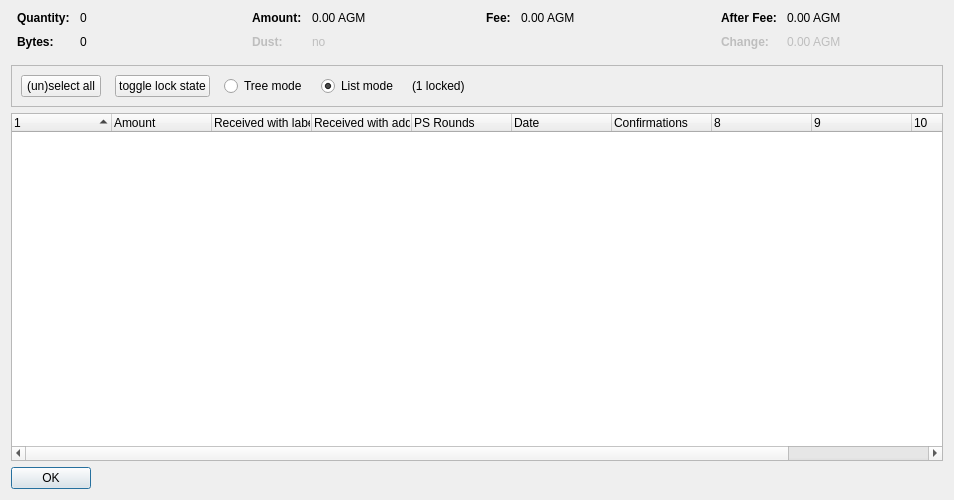
<?xml version="1.0" encoding="UTF-8"?>
<ui version="4.0">
 <class>CoinControlDialog</class>
 <widget class="QDialog" name="CoinControlDialog">
  <property name="geometry">
   <rect>
    <x>0</x>
    <y>0</y>
    <width>954</width>
    <height>500</height>
   </rect>
  </property>
  <property name="windowTitle">
   <string>Coin Selection</string>
  </property>
  <layout class="QVBoxLayout" name="verticalLayout">
   <item>
    <layout class="QHBoxLayout" name="horizontalLayoutTop" stretch="0,0,0,0">
     <property name="topMargin">
      <number>0</number>
     </property>
     <property name="bottomMargin">
      <number>10</number>
     </property>
     <item>
      <layout class="QFormLayout" name="formLayoutCoinControl1">
       <property name="horizontalSpacing">
        <number>10</number>
       </property>
       <property name="verticalSpacing">
        <number>10</number>
       </property>
       <property name="leftMargin">
        <number>6</number>
       </property>
       <property name="rightMargin">
        <number>6</number>
       </property>
       <item row="0" column="0">
        <widget class="QLabel" name="labelCoinControlQuantityText">
         <property name="font">
          <font>
           <weight>75</weight>
           <bold>true</bold>
          </font>
         </property>
         <property name="text">
          <string>Quantity:</string>
         </property>
        </widget>
       </item>
       <item row="0" column="1">
        <widget class="QLabel" name="labelCoinControlQuantity">
         <property name="cursor">
          <cursorShape>IBeamCursor</cursorShape>
         </property>
         <property name="contextMenuPolicy">
          <enum>Qt::ActionsContextMenu</enum>
         </property>
         <property name="text">
          <string notr="true">0</string>
         </property>
         <property name="textInteractionFlags">
          <set>Qt::LinksAccessibleByMouse|Qt::TextSelectableByKeyboard|Qt::TextSelectableByMouse</set>
         </property>
        </widget>
       </item>
       <item row="1" column="0">
        <widget class="QLabel" name="labelCoinControlBytesText">
         <property name="font">
          <font>
           <weight>75</weight>
           <bold>true</bold>
          </font>
         </property>
         <property name="text">
          <string>Bytes:</string>
         </property>
        </widget>
       </item>
       <item row="1" column="1">
        <widget class="QLabel" name="labelCoinControlBytes">
         <property name="cursor">
          <cursorShape>IBeamCursor</cursorShape>
         </property>
         <property name="contextMenuPolicy">
          <enum>Qt::ActionsContextMenu</enum>
         </property>
         <property name="text">
          <string notr="true">0</string>
         </property>
         <property name="textInteractionFlags">
          <set>Qt::LinksAccessibleByMouse|Qt::TextSelectableByKeyboard|Qt::TextSelectableByMouse</set>
         </property>
        </widget>
       </item>
      </layout>
     </item>
     <item>
      <layout class="QFormLayout" name="formLayoutCoinControl2">
       <property name="horizontalSpacing">
        <number>10</number>
       </property>
       <property name="verticalSpacing">
        <number>10</number>
       </property>
       <property name="leftMargin">
        <number>6</number>
       </property>
       <property name="rightMargin">
        <number>6</number>
       </property>
       <item row="0" column="0">
        <widget class="QLabel" name="labelCoinControlAmountText">
         <property name="font">
          <font>
           <weight>75</weight>
           <bold>true</bold>
          </font>
         </property>
         <property name="text">
          <string>Amount:</string>
         </property>
        </widget>
       </item>
       <item row="0" column="1">
        <widget class="QLabel" name="labelCoinControlAmount">
         <property name="cursor">
          <cursorShape>IBeamCursor</cursorShape>
         </property>
         <property name="contextMenuPolicy">
          <enum>Qt::ActionsContextMenu</enum>
         </property>
         <property name="text">
          <string notr="true">0.00 AGM</string>
         </property>
         <property name="textInteractionFlags">
          <set>Qt::LinksAccessibleByMouse|Qt::TextSelectableByKeyboard|Qt::TextSelectableByMouse</set>
         </property>
        </widget>
       </item>
       <item row="1" column="0">
        <widget class="QLabel" name="labelCoinControlLowOutputText">
         <property name="enabled">
          <bool>false</bool>
         </property>
         <property name="font">
          <font>
           <weight>75</weight>
           <bold>true</bold>
          </font>
         </property>
         <property name="text">
          <string>Dust:</string>
         </property>
        </widget>
       </item>
       <item row="1" column="1">
        <widget class="QLabel" name="labelCoinControlLowOutput">
         <property name="enabled">
          <bool>false</bool>
         </property>
         <property name="cursor">
          <cursorShape>IBeamCursor</cursorShape>
         </property>
         <property name="contextMenuPolicy">
          <enum>Qt::ActionsContextMenu</enum>
         </property>
         <property name="text">
          <string notr="true">no</string>
         </property>
         <property name="textInteractionFlags">
          <set>Qt::LinksAccessibleByMouse|Qt::TextSelectableByKeyboard|Qt::TextSelectableByMouse</set>
         </property>
        </widget>
       </item>
      </layout>
     </item>
     <item>
      <layout class="QFormLayout" name="formLayoutCoinControl3">
       <property name="horizontalSpacing">
        <number>10</number>
       </property>
       <property name="verticalSpacing">
        <number>10</number>
       </property>
       <property name="leftMargin">
        <number>6</number>
       </property>
       <property name="rightMargin">
        <number>6</number>
       </property>
       <item row="0" column="0">
        <widget class="QLabel" name="labelCoinControlFeeText">
         <property name="font">
          <font>
           <weight>75</weight>
           <bold>true</bold>
          </font>
         </property>
         <property name="text">
          <string>Fee:</string>
         </property>
        </widget>
       </item>
       <item row="0" column="1">
        <widget class="QLabel" name="labelCoinControlFee">
         <property name="cursor">
          <cursorShape>IBeamCursor</cursorShape>
         </property>
         <property name="contextMenuPolicy">
          <enum>Qt::ActionsContextMenu</enum>
         </property>
         <property name="text">
          <string notr="true">0.00 AGM</string>
         </property>
         <property name="textInteractionFlags">
          <set>Qt::LinksAccessibleByMouse|Qt::TextSelectableByKeyboard|Qt::TextSelectableByMouse</set>
         </property>
        </widget>
       </item>
      </layout>
     </item>
     <item>
      <layout class="QFormLayout" name="formLayoutCoinControl4">
       <property name="horizontalSpacing">
        <number>10</number>
       </property>
       <property name="verticalSpacing">
        <number>10</number>
       </property>
       <property name="leftMargin">
        <number>6</number>
       </property>
       <property name="rightMargin">
        <number>6</number>
       </property>
       <item row="0" column="0">
        <widget class="QLabel" name="labelCoinControlAfterFeeText">
         <property name="font">
          <font>
           <weight>75</weight>
           <bold>true</bold>
          </font>
         </property>
         <property name="text">
          <string>After Fee:</string>
         </property>
        </widget>
       </item>
       <item row="0" column="1">
        <widget class="QLabel" name="labelCoinControlAfterFee">
         <property name="cursor">
          <cursorShape>IBeamCursor</cursorShape>
         </property>
         <property name="contextMenuPolicy">
          <enum>Qt::ActionsContextMenu</enum>
         </property>
         <property name="text">
          <string notr="true">0.00 AGM</string>
         </property>
         <property name="textInteractionFlags">
          <set>Qt::LinksAccessibleByMouse|Qt::TextSelectableByKeyboard|Qt::TextSelectableByMouse</set>
         </property>
        </widget>
       </item>
       <item row="1" column="0">
        <widget class="QLabel" name="labelCoinControlChangeText">
         <property name="enabled">
          <bool>false</bool>
         </property>
         <property name="font">
          <font>
           <weight>75</weight>
           <bold>true</bold>
          </font>
         </property>
         <property name="text">
          <string>Change:</string>
         </property>
        </widget>
       </item>
       <item row="1" column="1">
        <widget class="QLabel" name="labelCoinControlChange">
         <property name="enabled">
          <bool>false</bool>
         </property>
         <property name="cursor">
          <cursorShape>IBeamCursor</cursorShape>
         </property>
         <property name="contextMenuPolicy">
          <enum>Qt::ActionsContextMenu</enum>
         </property>
         <property name="text">
          <string notr="true">0.00 AGM</string>
         </property>
         <property name="textInteractionFlags">
          <set>Qt::LinksAccessibleByMouse|Qt::TextSelectableByKeyboard|Qt::TextSelectableByMouse</set>
         </property>
        </widget>
       </item>
      </layout>
     </item>
    </layout>
   </item>
   <item>
    <widget class="QFrame" name="frame">
     <property name="minimumSize">
      <size>
       <width>0</width>
       <height>40</height>
      </size>
     </property>
     <property name="frameShape">
      <enum>QFrame::StyledPanel</enum>
     </property>
     <property name="frameShadow">
      <enum>QFrame::Sunken</enum>
     </property>
     <layout class="QHBoxLayout" name="horizontalLayout">
      <item>
       <layout class="QHBoxLayout" name="horizontalLayoutPanel" stretch="0,0,0,0,0,0">
        <property name="spacing">
         <number>14</number>
        </property>
        <item>
         <widget class="QPushButton" name="pushButtonSelectAll">
          <property name="sizePolicy">
           <sizepolicy hsizetype="Maximum" vsizetype="Fixed">
            <horstretch>0</horstretch>
            <verstretch>0</verstretch>
           </sizepolicy>
          </property>
          <property name="text">
           <string>(un)select all</string>
          </property>
          <property name="autoDefault">
           <bool>false</bool>
          </property>
         </widget>
        </item>
        <item>
         <widget class="QPushButton" name="pushButtonToggleLock">
          <property name="sizePolicy">
           <sizepolicy hsizetype="Maximum" vsizetype="Fixed">
            <horstretch>0</horstretch>
            <verstretch>0</verstretch>
           </sizepolicy>
          </property>
          <property name="text">
           <string>toggle lock state</string>
          </property>
          <property name="autoDefault">
           <bool>false</bool>
          </property>
         </widget>
        </item>
        <item>
         <widget class="QRadioButton" name="radioTreeMode">
          <property name="sizePolicy">
           <sizepolicy hsizetype="Maximum" vsizetype="Fixed">
            <horstretch>0</horstretch>
            <verstretch>0</verstretch>
           </sizepolicy>
          </property>
          <property name="text">
           <string>Tree mode</string>
          </property>
         </widget>
        </item>
        <item>
         <widget class="QRadioButton" name="radioListMode">
          <property name="sizePolicy">
           <sizepolicy hsizetype="Maximum" vsizetype="Fixed">
            <horstretch>0</horstretch>
            <verstretch>0</verstretch>
           </sizepolicy>
          </property>
          <property name="text">
           <string>List mode</string>
          </property>
          <property name="checked">
           <bool>true</bool>
          </property>
         </widget>
        </item>
        <item>
         <widget class="QLabel" name="labelLocked">
          <property name="text">
           <string>(1 locked)</string>
          </property>
         </widget>
        </item>
        <item>
         <spacer name="horizontalSpacer">
          <property name="orientation">
           <enum>Qt::Horizontal</enum>
          </property>
          <property name="sizeHint" stdset="0">
           <size>
            <width>40</width>
            <height>20</height>
           </size>
          </property>
         </spacer>
        </item>
       </layout>
      </item>
     </layout>
    </widget>
   </item>
   <item>
    <widget class="CoinControlTreeWidget" name="treeWidget">
     <property name="contextMenuPolicy">
      <enum>Qt::CustomContextMenu</enum>
     </property>
     <property name="sortingEnabled">
      <bool>false</bool>
     </property>
     <property name="columnCount">
      <number>11</number>
     </property>
     <attribute name="headerShowSortIndicator" stdset="0">
      <bool>true</bool>
     </attribute>
     <attribute name="headerStretchLastSection">
      <bool>false</bool>
     </attribute>
     <column>
      <property name="text">
       <string/>
      </property>
     </column>
     <column>
      <property name="text">
       <string>Amount</string>
      </property>
     </column>
     <column>
      <property name="text">
       <string>Received with label</string>
      </property>
     </column>
     <column>
      <property name="text">
       <string>Received with address</string>
      </property>
     </column>
     <column>
      <property name="text">
       <string>PS Rounds</string>
      </property>
     </column>
     <column>
      <property name="text">
       <string>Date</string>
      </property>
     </column>
     <column>
      <property name="text">
       <string>Confirmations</string>
      </property>
      <property name="toolTip">
       <string>Confirmed</string>
      </property>
     </column>
     <column>
      <property name="text">
       <string/>
      </property>
     </column>
     <column>
      <property name="text">
       <string/>
      </property>
     </column>
     <column>
      <property name="text">
       <string/>
      </property>
     </column>
     <column>
      <property name="text">
       <string/>
      </property>
     </column>
    </widget>
   </item>
   <item>
    <widget class="QDialogButtonBox" name="buttonBox">
     <property name="sizePolicy">
      <sizepolicy hsizetype="Maximum" vsizetype="Fixed">
       <horstretch>0</horstretch>
       <verstretch>0</verstretch>
      </sizepolicy>
     </property>
     <property name="orientation">
      <enum>Qt::Horizontal</enum>
     </property>
     <property name="standardButtons">
      <set>QDialogButtonBox::Ok</set>
     </property>
    </widget>
   </item>
  </layout>
 </widget>
 <customwidgets>
  <customwidget>
   <class>CoinControlTreeWidget</class>
   <extends>QTreeWidget</extends>
   <header>coincontroltreewidget.h</header>
  </customwidget>
 </customwidgets>
 <resources/>
 <connections/>
</ui>
